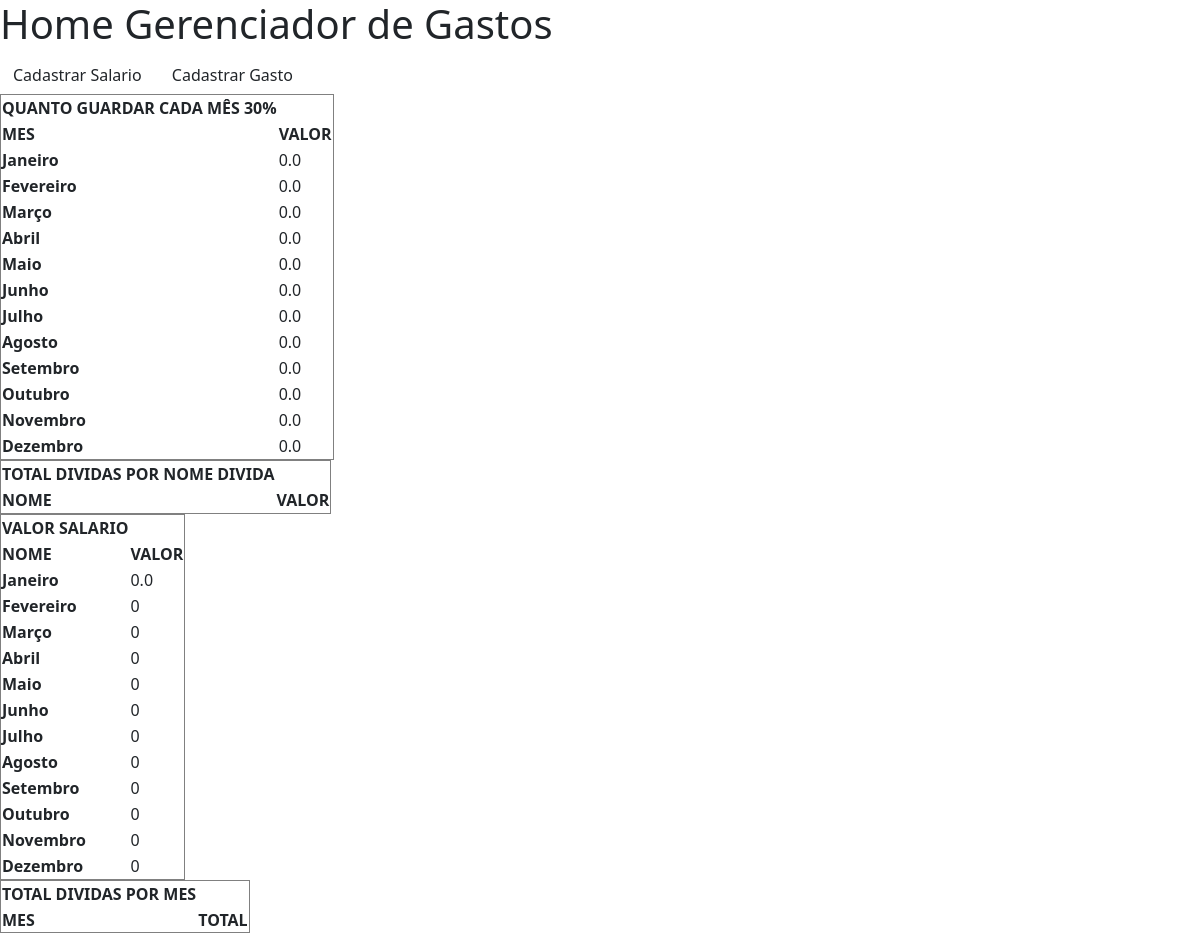
Before: / with the older database file.
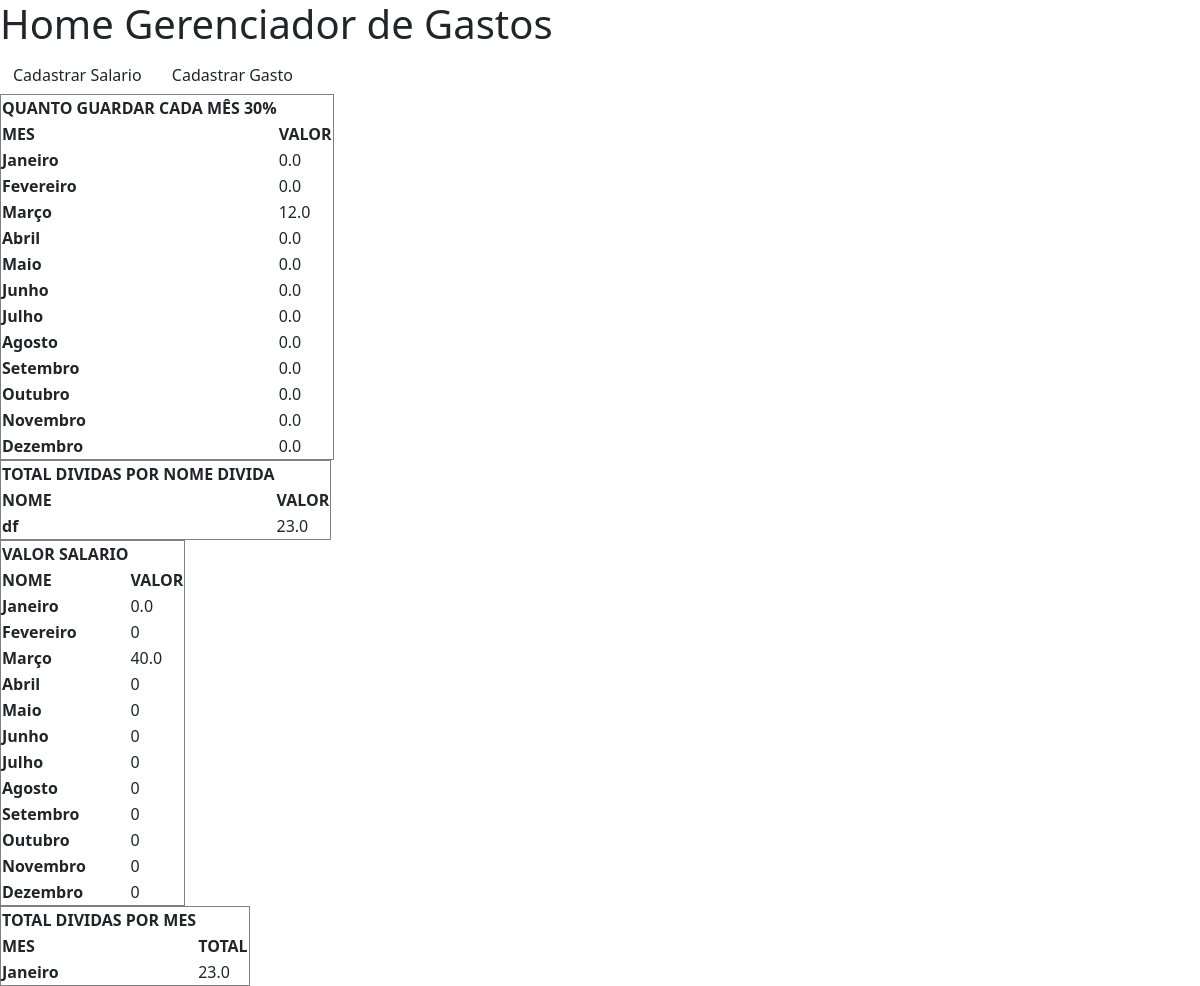
After: the same page with the newer database file.
### tables this page shows
CREATE TABLE Mes (
            id INTEGER NOT NULL PRIMARY KEY AUTOINCREMENT,
            nome_mes TEXT NOT NULL UNIQUE,
            salario FLOAT
               );

CREATE TABLE Gasto (
            id INTEGER NOT NULL PRIMARY KEY AUTOINCREMENT,
            nome_gasto TEXT NOT NULL,
            valor_gasto FLOAT NOT NULL,
            mes TEXT NOT NULL
               );

### views.py (the view)
@app.route("/", methods=["GET", "POST"])
def homepage():
    conn = sql.connect("banco.db")
    cursor = conn.cursor()
    botao = request.args.get("botao")
    if botao == "gasto":
            return render_template("cadastro-gasto.html")
    elif botao == "salario":
        return render_template("cadastro-salario.html")
    cursor.execute("SELECT nome_mes, COALESCE(salario, 0) FROM Mes ORDER BY id")
    campo_nome_mes_salario = cursor.fetchall()
    cursor.execute("SELECT nome_gasto, SUM(valor_gasto) FROM Gasto GROUP BY nome_gasto ORDER BY id")
    gastos_somados_nome_gasto = cursor.fetchall()
    cursor.execute("SELECT mes, sum(valor_gasto) FROM Gasto GROUP BY mes ORDER BY id")
    gastos_somados_mes = cursor.fetchall()
    cursor.close()
    conn.close()
    return render_template("home.html", campo_nome_mes_salario = campo_nome_mes_salario, gastos_somados_nome_gasto = gastos_somados_nome_gasto, gastos_somados_mes = gastos_somados_mes)

### templates/home.html (shortened to what this page needs)
<!DOCTYPE html>
<html lang="en">
<head>
    <link href="https://cdn.jsdelivr.net/npm/bootstrap@5.3.8/dist/css/bootstrap.min.css" rel="stylesheet">
</head>
<body>
    <h1>Home Gerenciador de Gastos</h1>
    <form action="/" method="get">
    <button type="submit" name="botao" class="btn" value="salario">Cadastrar Salario</button>
    <button type="submit" name="botao" class="btn" value="gasto">Cadastrar Gasto</button>
    </form>
    <table border=1>
        <tr><th>QUANTO GUARDAR CADA MÊS 30%</th></tr>
        <tr><th>MES</th> <th>VALOR</th></tr>
        <tr>
            {% for mes, salario in campo_nome_mes_salario%}
            <tr><th>{{mes}}</th>
            <td>{{salario * 0.3}}</td>
            </tr>
            {% endfor %}
        </tr>
    </table>
    <table>
            <table border=1>
        <tr><th> TOTAL DIVIDAS POR NOME DIVIDA</th></tr>
        <tr><th>NOME</th> <th>VALOR</th></tr>
         <tr>
            {% for nome_gasto, total in gastos_somados_nome_gasto%}
                <tr><th>{{nome_gasto}}</th>
                <td>{{total}}</td>
                </tr>
            {% endfor %}
        </tr>
    </table>
    <table border=1>
        <tr><th>VALOR SALARIO</th></tr>
        <tr><th>NOME</th> <th>VALOR</th></tr>
            <tr>
            {% for mes, salario in campo_nome_mes_salario%}
            <tr><th>{{mes}}</th>
            <td>{{salario}}</td></tr>
            </tr>
            {% endfor %}
        </table>
        <table border=1>
            <tr><th>TOTAL DIVIDAS POR MES</th></tr>
            <tr><th>MES</th> <th>TOTAL</th></tr>
            <tr>{%for mes, total in gastos_somados_mes%}
                <tr><th>{{mes}}</th>
                <td>{{total}}</td>
                </tr>
                {%endfor%}
            </tr>
    </table>
</body>
</html>

Changed rows visible on the page:
changed Mes "Março": salario "0.0" → "12.0"; salario "0" → "40.0"
added Gasto: mes "Janeiro", valor_gasto "23.0"
Other visible differences:
new list line: "df 23.0"
